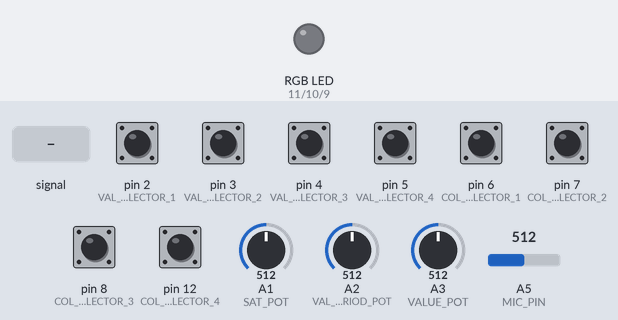
Simulated run of this sketch. Board: Arduino Uno, built with avr-gcc and run on an emulated ATmega328P. Shown: an RGB LED mixed from three pins (HIGH = lit). Inputs (shaded band) come from the test bench; at power-on: pin 2 (VAL_OSC_SELECTOR_1) HIGH, pin 3 (VAL_OSC_SELECTOR_2), pin 4 (VAL_OSC_SELECTOR_3), pin 5 (VAL_OSC_SELECTOR_4), pin 6 (COL_OSC_SELECTOR_1), pin 7 (COL_OSC_SELECTOR_2), pin 8 (COL_OSC_SELECTOR_3), pin 12 (COL_OSC_SELECTOR_4) LOW, A1 (SAT_POT) = 512, A2 (VAL_OSC_PERIOD_POT) = 512, A3 (VALUE_POT) = 512, A5 (MIC_PIN) = 512. Dim RGB values are drawn brighter than linear; random numbers use the default seed unless the sketch sets one.

Above: at 1.2 s.
1.3 s: A5 (MIC_PIN) fed a 200 Hz sine of ±81 counts around its level
At 2.83 s:
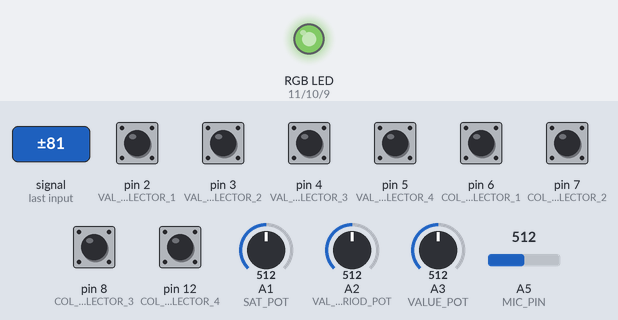
4.3 s: A1 (SAT_POT) set to 716
At 7.12 s:
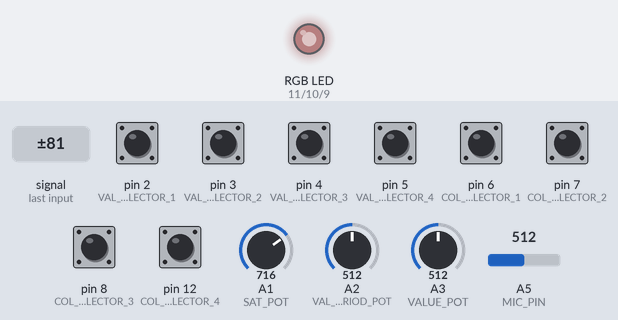
7.3 s: A1 (SAT_POT) set to 30
At 7.52 s:
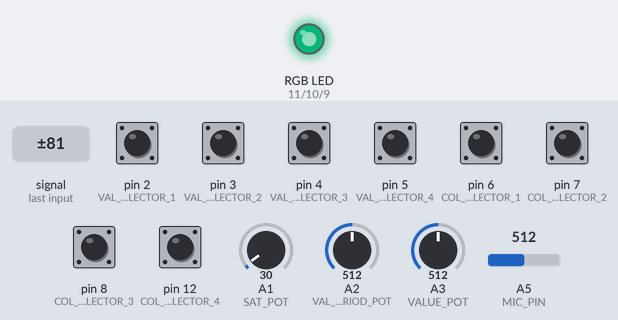
10.3 s: pin 2 (VAL_OSC_SELECTOR_1) pulled LOW for 0.15 s
13.3 s: pin 3 (VAL_OSC_SELECTOR_2) pulled HIGH for 0.15 s
Timing chart, 0 to 17.3 s (numbered marks = the images above; inputs shaded):
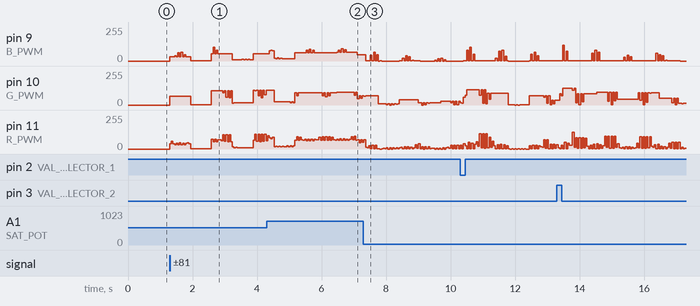

The sketch:

LightBox.ino
```cpp
// (licence header left out)
#include "LowPassFilter.c"

//Pins assignement
const int VALUE_POT = 3;
const int HUE_POT = 4;
const int SAT_POT = 1;
const int COL_OSC_PERIOD_POT = 0;
const int VAL_OSC_PERIOD_POT = 2;
const int MIC_PIN = 5;

const int VAL_OSC_SELECTOR_1 = 2;
const int VAL_OSC_SELECTOR_2 = 3;
const int VAL_OSC_SELECTOR_3 = 4;
const int VAL_OSC_SELECTOR_4 = 5;

const int COL_OSC_SELECTOR_1 = 6;
const int COL_OSC_SELECTOR_2 = 7;
const int COL_OSC_SELECTOR_3 = 8;
const int COL_OSC_SELECTOR_4 = 12;

const int R_PWM = 11;
const int G_PWM = 10;
const int B_PWM = 9;

//Type of oscillation
enum oscType {
 NONE, //No oscillation, use potentiometer
 TRIAN, //Triangle wave
 SQUARE, //Square wave
 RAND, //Random
 MIC //Microphone input
} ;

oscType valueOsc;
oscType colorOsc;

//Oscillation period of the value
unsigned int valOscPeriod;
//Counter used for oscillating
unsigned int valOscCounter;
//Maximum oscillation period
const int VAL_OSC_PERIOD_MAX = 50;
//Minimum oscillation period
const int VAL_OSC_PERIOD_MIN = 2;

unsigned int colorOscPeriod;
unsigned int colorOscCounter;
const int COL_OSC_PERIOD_MAX = 200;
const int COL_OSC_PERIOD_MIN = 10;

//Hue: 0=0°, 255=360°
unsigned int H;
//Saturation: 0=0, 255=1
unsigned int S;
//Value: 0=0, 255=1
unsigned int V;


//The number of samples to buffer before analyzing them
int samplesN = 150;

LowPassFilter* filter;

int iteration = 0;
int maxpeak = 0 ;
int minPeak = 1023;

void setup(){
  //Initialization of Random
  randomSeed(analogRead(0));

  //Initilization of pins
  pinMode(VAL_OSC_SELECTOR_1, INPUT);
  pinMode(VAL_OSC_SELECTOR_2, INPUT);
  pinMode(VAL_OSC_SELECTOR_3, INPUT);
  pinMode(COL_OSC_SELECTOR_1, INPUT);
  pinMode(COL_OSC_SELECTOR_2, INPUT);
  pinMode(COL_OSC_SELECTOR_3, INPUT);
  pinMode(R_PWM, OUTPUT);
  pinMode(G_PWM, OUTPUT);
  pinMode(B_PWM, OUTPUT);

  //Initialization of variables
  valueOsc = NONE;
  valOscPeriod = VAL_OSC_PERIOD_MAX;
  valOscCounter = 0;

  colorOsc = NONE;
  colorOscPeriod = COL_OSC_PERIOD_MAX;
  colorOscCounter = 0;

  H = 0;
  S = 0;
  V = 0;

  //Initialize filter
  filter = new LowPassFilter();
  LowPassFilter_init(filter);

  //Serial for debugging
  Serial.begin(115200);
}


void loop(){
  //Get value oscillation type
  readValueOsc();
  //Read potentiometer, the maximum value
  int Vmax = map(analogRead(VALUE_POT), 1023, 0, 0, 255);
  //Get Color (Saturation&Hue) oscillation type
  readColorOsc();
  //Read the potentiometer, the maximum saturation
  int Smax = map(analogRead(SAT_POT), 1023, 0, 0, 255);

  //Do the sound analysis
  int peak = 0;
  //Get some samples
  for(int k=0; k<samplesN; k++){
   int val = analogRead(MIC_PIN);
   LowPassFilter_put(filter, val);//Filter the samples
   int filtered = LowPassFilter_get(filter);
   peak = max(peak, filtered);//Take the peak
   maxpeak = max(maxpeak, peak);
   minPeak = min(minPeak, peak);
   iteration++;
   if(iteration == 100){//Reset min and max peaks every 100 iterations
     iteration = 0;
     maxpeak = 0;
     minPeak = 1023;
   }
   peak = map(peak, minPeak, maxpeak, 0, Vmax);//At this point have the peak mapped to 0-255 interval
  }

  //Do the value:
  if(valueOsc == TRIAN){
    readValueOscPeriod();
    unsigned int halfPeriod = valOscPeriod/2;
    valOscCounter ++;
    if(valOscCounter >= valOscPeriod)
      valOscCounter = 0;
    if(valOscCounter <= halfPeriod)
      V = map(valOscCounter, 0, halfPeriod, 0, Vmax);
    else
      V = map(valOscPeriod-valOscCounter, 0, halfPeriod, 0, Vmax);
  }
  else if(valueOsc == SQUARE){
    readValueOscPeriod();
    unsigned int halfPeriod = valOscPeriod/2;
    valOscCounter ++;
    if(valOscCounter >= halfPeriod){
      valOscCounter = 0;
      if(V > 0) V = 0;
      else V = Vmax;
    }
  }
  else if(valueOsc == RAND){
    readValueOscPeriod();
    unsigned int halfPeriod = valOscPeriod/2;
    valOscCounter ++;
    if(valOscCounter >= halfPeriod){
      valOscCounter = 0;
      V = random(Vmax+1);
    }
  }
  else if(valueOsc == MIC) {
    V = peak;
  }
  else{ //Default is like NONE, use potentiometer
    V = Vmax;
  }

  //Do the color, Hue and Saturation
  if(colorOsc == TRIAN){
    readColorOscPeriod();
    colorOscCounter ++;
    if(colorOscCounter >= colorOscPeriod)
      colorOscCounter = 0;
    //hue variates through all the period
    H = map(colorOscCounter, 0, colorOscPeriod-1, 0, 255);
    //saturation variates in half the period
    S = map(colorOscCounter/2, 0, (colorOscPeriod-1)/2, 0, Smax);
  }
  else if(colorOsc == SQUARE){ //same as in triangular but with saturation always maximum
    readColorOscPeriod();
    colorOscCounter ++;
    if(colorOscCounter >= colorOscPeriod)
      colorOscCounter = 0;
    H = map(colorOscCounter, 0, colorOscPeriod-1, 0, 255);
    S = Smax;
  }
  else if(colorOsc == RAND){
    readColorOscPeriod();
    unsigned int halfPeriod = colorOscPeriod/2;
    colorOscCounter ++;
    if(colorOscCounter >= halfPeriod){
      colorOscCounter = 0;
      H = random(256);
      S = random(Smax);
    }
  }
  else if(colorOsc == MIC){
    H = peak;
    S = Smax;
  }
  else{ //Default is NONE, use potentiometers
    H = map(analogRead(HUE_POT), 0, 1023, 0, 255);
    S = Smax;
  }

  //Convert to RGB
  //adapted from http://stackoverflow.com/questions/3018313/algorithm-to-convert-rgb-to-hsv-and-hsv-to-rgb
  byte r,g,b;
  unsigned int region, remainder, p, q, t;
  if (S == 0) { //grey
    r = V;
    g = V;
    b = V;
  } else {
     region = H / 43; //range: 0..5
     remainder = (H - (region * 43)) * 6; //range: 0..240
     p = (V * (255 - S)) >> 8;
     q = (V * (255 - ((S * remainder) >> 8))) >> 8;
     t = (V * (255 - ((S * (255 - remainder)) >> 8))) >> 8;
     switch (region) {
      case 0:
       r = V; g = t; b = p;
       break;
     case 1:
       r = q; g = V; b = p;
       break;
     case 2:
       r = p; g = V; b = t;
       break;
     case 3:
       r = p; g = q; b = V;
       break;
     case 4:
       r = t; g = p; b = V;
       break;
     default:
       r = V; g = p; b = q;
       break;
     }
  }
  //Write PWM
  analogWrite(R_PWM, r);
  analogWrite(G_PWM, g);
  analogWrite(B_PWM, b);

  //Print some debug information on the serial
  if(Serial.available()) {
    Serial.print(H);
    Serial.print(" ");
    Serial.print(S);
    Serial.print(" ");
    Serial.print(V);

    Serial.print(" - ");
    Serial.print(r);
    Serial.print(" ");
    Serial.print(g);
    Serial.print(" ");
    Serial.print(b);

    Serial.println();
  }
}

//Gest the type of oscillation for the value
void readValueOsc(){
  boolean v1 = digitalRead(VAL_OSC_SELECTOR_1);
  boolean v2 = digitalRead(VAL_OSC_SELECTOR_2);
  boolean v3 = digitalRead(VAL_OSC_SELECTOR_3);
  boolean v4 = digitalRead(VAL_OSC_SELECTOR_4);
  if(!v1 && !v2 && v3 && !v4){ //0 0 1 0
    valueOsc = TRIAN;
  } else if(!v1 && v2 && !v3 && !v4){ //0 1 0 0
    valueOsc = SQUARE;
  } else if(v1 && !v2 && !v3 && !v4){ //1 0 0 0
    valueOsc = RAND;
  } else if(!v1 && !v2 && !v3 && v4){ //0 0 0 1
    valueOsc = NONE;
  } else {
    valueOsc = MIC;
  }
}

//Gets the oscillation period from potentiometer
void readValueOscPeriod(){
  int val = analogRead(VAL_OSC_PERIOD_POT);
  valOscPeriod = map(val, 0, 1023, VAL_OSC_PERIOD_MIN, VAL_OSC_PERIOD_MAX);
}

//Gest the type of oscillation for the color
void readColorOsc(){
  boolean v1 = digitalRead(COL_OSC_SELECTOR_1);
  boolean v2 = digitalRead(COL_OSC_SELECTOR_2);
  boolean v3 = digitalRead(COL_OSC_SELECTOR_3);
  boolean v4 = digitalRead(COL_OSC_SELECTOR_4);
  if(v1 && !v2 && !v3 && !v4){ //1 0 0 0
    colorOsc = RAND;
  } else if(!v1 && v2 && !v3 && !v4){ //0 1 0 0
    colorOsc = SQUARE;
  } else if(!v1 && !v2 && v3 && !v4){ //0 0 1 0
    colorOsc = TRIAN;
  } else if(!v1 && !v2 && !v3 && v4){ //0 0 0 1
    colorOsc = NONE;
  } else {
    colorOsc = MIC;
  }
}

//Gets the oscillation period from potentiometer
void readColorOscPeriod(){
  int col = analogRead(COL_OSC_PERIOD_POT);
  colorOscPeriod = map(col, 0, 1023, COL_OSC_PERIOD_MIN, COL_OSC_PERIOD_MAX);
}
```

LowPassFilter.c
```cpp
#include "LowPassFilter.h"

static int filter_taps[LOWPASSFILTER_TAP_NUM] = {
  442,
  300,
  248,
  40,
  -348,
  -893,
  -1524,
  -2119,
  -2520,
  -2563,
  -2114,
  -1100,
  462,
  2452,
  4659,
  6811,
  8617,
  9819,
  10241,
  9819,
  8617,
  6811,
  4659,
  2452,
  462,
  -1100,
  -2114,
  -2563,
  -2520,
  -2119,
  -1524,
  -893,
  -348,
  40,
  248,
  300,
  442
};

void LowPassFilter_init(LowPassFilter* f) {
  int i;
  for(i = 0; i < LOWPASSFILTER_TAP_NUM; ++i)
    f->history[i] = 0;
  f->last_index = 0;
}

void LowPassFilter_put(LowPassFilter* f, int input) {
  f->history[f->last_index++] = input;
  if(f->last_index == LOWPASSFILTER_TAP_NUM)
    f->last_index = 0;
}

int LowPassFilter_get(LowPassFilter* f) {
  long acc = 0;
  int index = f->last_index, i;
  for(i = 0; i < LOWPASSFILTER_TAP_NUM; ++i) {
    index = index != 0 ? index-1 : LOWPASSFILTER_TAP_NUM-1;
    acc += (long)f->history[index] * filter_taps[i];
  };
  return acc >> 16;
}
```

LowPassFilter.h
```cpp
#ifndef LOWPASSFILTER_H_
#define LOWPASSFILTER_H_

/*

FIR filter designed with
 http://t-filter.appspot.com

sampling frequency: 3000 Hz

fixed point precision: 16 bits

* 0 Hz - 200 Hz
  gain = 1
  desired ripple = 5 dB
  actual ripple = n/a

* 300 Hz - 1500 Hz
  gain = 0
  desired attenuation = -40 dB
  actual attenuation = n/a

*/

#define LOWPASSFILTER_TAP_NUM 37

typedef struct {
  int history[LOWPASSFILTER_TAP_NUM];
  unsigned int last_index;
} LowPassFilter;

void LowPassFilter_init(LowPassFilter* f);
void LowPassFilter_put(LowPassFilter* f, int input);
int LowPassFilter_get(LowPassFilter* f);

#endif
```
